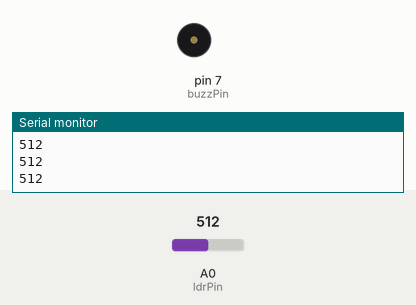
This sketch was run on a simulated Arduino Uno, built with avr-gcc and run on an emulated ATmega328P. On the bench: buzzer (waves = sounding), the last lines printed to the serial monitor. The test bench sets the inputs (shaded band); at power-on: A0 (ldrPin) = 512.

Above: at 1.2 s.
1.3 s: A0 (ldrPin) set to 317
4.3 s: A0 (ldrPin) set to 290
At 5.2 s:
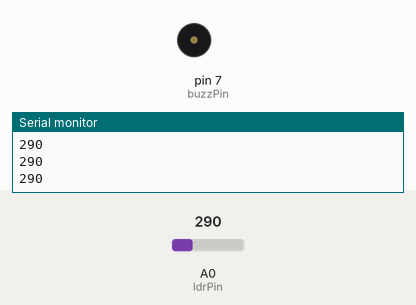
6.1 s: A0 (ldrPin) set to 434
7.6 s: A0 (ldrPin) set to 456
At 8.28 s:
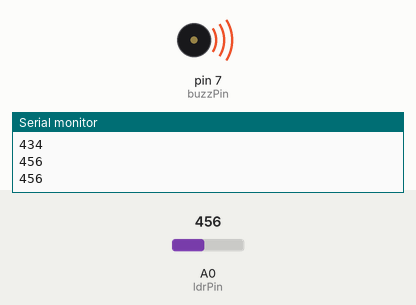
10.6 s: A0 (ldrPin) set to 122
At 12.0 s:
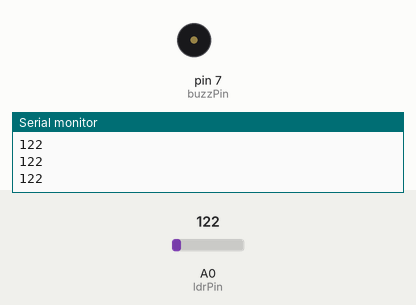
Timing chart, 0 to 13.2 s (numbered marks = the images above; inputs shaded):
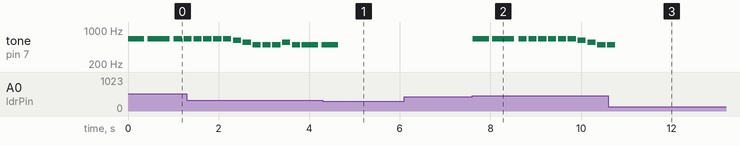

Measured:
- the behaviour switches between 449 and 450 on A0 (ldrPin) (found by bisection; images 1 and 2)
- after the input at 4.3 s, tone on pin 7 (buzzPin): goes on until 4.6 s, then stays silent
- after the input at 7.6 s, tone on pin 7 (buzzPin): plays 659 Hz for 0.36 s, 659 Hz for 0.48 s, 659 Hz for 0.18 s, 659 Hz for 0.18 s, 659 Hz for 0.18 s, 659 Hz for 0.18 s … (12 notes in this stretch), starting at once
- after the input at 10.6 s, tone on pin 7 (buzzPin): goes on until 10.8 s, then stays silent
- by itself, tone on pin 7 (buzzPin): plays 659 Hz for 0.18 s, 659 Hz for 0.18 s, 659 Hz for 0.18 s, 659 Hz for 0.18 s, 622 Hz for 0.18 s, 554 Hz for 0.18 s … (13 notes in this stretch)

The sketch:

FINAL_CODE_BadlandsBox.ino
```cpp
//Music box that plays the melody of Bruce Springsteen's "Badlands" when opened, stops when closed
//Compoments: Arduino, passive buzzer, light dependent resistor (short: ldr),10k Ohm resistor
//Pins used: A0, 7

#include "pitches.h" //file with all notes the buzzer could play

//Light Dependent Resistor
const int ldrPin = A0;
int lightLevel; //light value the ldr picks up
const int bright = 450; //guideline value for when the box is opened
const int dark = 300; //guideline value for when the box is closed

//Passive Buzzer
const int buzzPin = 7;

// Array with Notes of the melody
int16_t melody[] = {
NOTE_E5, NOTE_E5, NOTE_E5, NOTE_E5, NOTE_E5, NOTE_E5, NOTE_E5, NOTE_E5, NOTE_DS5, NOTE_CS5,
NOTE_B4, NOTE_B4, NOTE_B4, NOTE_CS5, NOTE_B4, NOTE_B4, NOTE_B4, NOTE_GS4, NOTE_A4, NOTE_A4,
NOTE_A4, NOTE_A4, NOTE_GS4, NOTE_FS4, NOTE_E4, NO_SOUND, NOTE_DS5, NOTE_E5, NOTE_E5, NOTE_E5,
NOTE_DS5, NOTE_E5, NOTE_E5, NOTE_E5, NOTE_E5, NOTE_E5, NOTE_E5, NOTE_E5, NOTE_E5, NOTE_DS5,
NOTE_CS5, NOTE_B4, NOTE_GS4, NOTE_B4,
NOTE_E5, NOTE_DS5, NOTE_CS5, NOTE_B4, //woah woah woah woah
NOTE_E5, NOTE_E5, //Bad-lands
NO_SOUND, //break
NOTE_E5, NOTE_DS5, NOTE_CS5, NOTE_B4, //woah woah woah woah
NOTE_E5, NOTE_E5 //Bad-lands
}; //57 in total

//Each tone's duration
//Full Note = 1, Half Note = 2, ...
int16_t noteDuration[] = {
4, 3, 8, 8, 8, 8, 8, 8, 8, 8,
8, 8, 8, 8, 8, 4, 4, 8, 8, 8,
8, 8, 8, 8, 8, 8, 8, 16, 16, 16,
16, 8, 8, 4, 8, 8, 6, 16, 8, 8,
6, 16, 8, 2,
4, 4, 4, 4, //woah woah woah woah
4, 2, //Bad-lands
8, //break
4, 4, 4, 4, //woah woah woah woah
2, 1 //Bad-lands
}; //57 in total


const int songPace = 1450; //duration of full note in milliseconds
int melodyLength = 0;
int noteLength; //how long a note is actually to be played
const int breakTime = 300;
int playState = 0; // 0 = waiting to play, 1 = Song playing, -1 = Song over
int noteCount = 0; //Counter for position in array

void setup() {
  Serial.begin(9600); //for troubleshooting
  pinMode(buzzPin, OUTPUT);

  melodyLength = sizeof(melody) / sizeof(melody[0]); //calculates length of melody
}

void loop() {
  lightLevel = analogRead(ldrPin); //ldr checks the light level
  Serial.println(lightLevel); //for troubleshooting

  if (lightLevel >= bright && playState == 0) { //checks if box opened and song not playing
    playState = 1;  //changes state to "playing"
  }
  else if (lightLevel <= dark) //checks if box closed
  {
    if ((playState == 1) || (playState == -1)) //checks if melody playing or already over
    {
      playState = 0; //changes state to "song waiting to play"
      noteCount = 0; //resets counter for array position
    }
  }

  if (playState == 1) //checks if state is "playing"
  {
    noteLength = songPace / noteDuration[noteCount]; //calculates how long next note is to be played

    tone(buzzPin, melody[noteCount], noteLength); //plays next note
    delay(noteLength*1.2);
    noteCount = noteCount + 1; //updates counter

    if (noteCount == melodyLength) //checks if full melody was played
    {
      noteCount = 0; //resets counter
      playState = -1; //sets state to "song over"
    }
  }
  else
  {
    digitalWrite(buzzPin, LOW); //turns buzzer off
    noteCount = 0; //resets counter
  }

}
```

pitches.h
```cpp
/*************************************************
 * Public Constants
 *************************************************/

//Constants for the buzzer: Defines each note the buzzer is able to play

#define NO_SOUND 0 //used for breaks
#define NOTE_B0  31
#define NOTE_C1  33
#define NOTE_CS1 35
#define NOTE_D1  37
#define NOTE_DS1 39
#define NOTE_E1  41
#define NOTE_F1  44
#define NOTE_FS1 46
#define NOTE_G1  49
#define NOTE_GS1 52
#define NOTE_A1  55
#define NOTE_AS1 58
#define NOTE_B1  62
#define NOTE_C2  65
#define NOTE_CS2 69
#define NOTE_D2  73
#define NOTE_DS2 78
#define NOTE_E2  82
#define NOTE_F2  87
#define NOTE_FS2 93
#define NOTE_G2  98
#define NOTE_GS2 104
#define NOTE_A2  110
#define NOTE_AS2 117
#define NOTE_B2  123
#define NOTE_C3  131
#define NOTE_CS3 139
#define NOTE_D3  147
#define NOTE_DS3 156
#define NOTE_E3  165
#define NOTE_F3  175
#define NOTE_FS3 185
#define NOTE_G3  196
#define NOTE_GS3 208
#define NOTE_A3  220
#define NOTE_AS3 233
#define NOTE_B3  247
#define NOTE_C4  262
#define NOTE_CS4 277
#define NOTE_D4  294
#define NOTE_DS4 311
#define NOTE_E4  330
#define NOTE_F4  349
#define NOTE_FS4 370
#define NOTE_G4  392
#define NOTE_GS4 415
#define NOTE_A4  440
#define NOTE_AS4 466
#define NOTE_B4  494
#define NOTE_C5  523
#define NOTE_CS5 554
#define NOTE_D5  587
#define NOTE_DS5 622
#define NOTE_E5  659
#define NOTE_F5  698
#define NOTE_FS5 740
#define NOTE_G5  784
#define NOTE_GS5 831
#define NOTE_A5  880
#define NOTE_AS5 932
#define NOTE_B5  988
#define NOTE_C6  1047
#define NOTE_CS6 1109
#define NOTE_D6  1175
#define NOTE_DS6 1245
#define NOTE_E6  1319
#define NOTE_F6  1397
#define NOTE_FS6 1480
#define NOTE_G6  1568
#define NOTE_GS6 1661
#define NOTE_A6  1760
#define NOTE_AS6 1865
#define NOTE_B6  1976
#define NOTE_C7  2093
#define NOTE_CS7 2217
#define NOTE_D7  2349
#define NOTE_DS7 2489
#define NOTE_E7  2637
#define NOTE_F7  2794
#define NOTE_FS7 2960
#define NOTE_G7  3136
#define NOTE_GS7 3322
#define NOTE_A7  3520
#define NOTE_AS7 3729
#define NOTE_B7  3951
#define NOTE_C8  4186
#define NOTE_CS8 4435
#define NOTE_D8  4699
#define NOTE_DS8 4978
```
